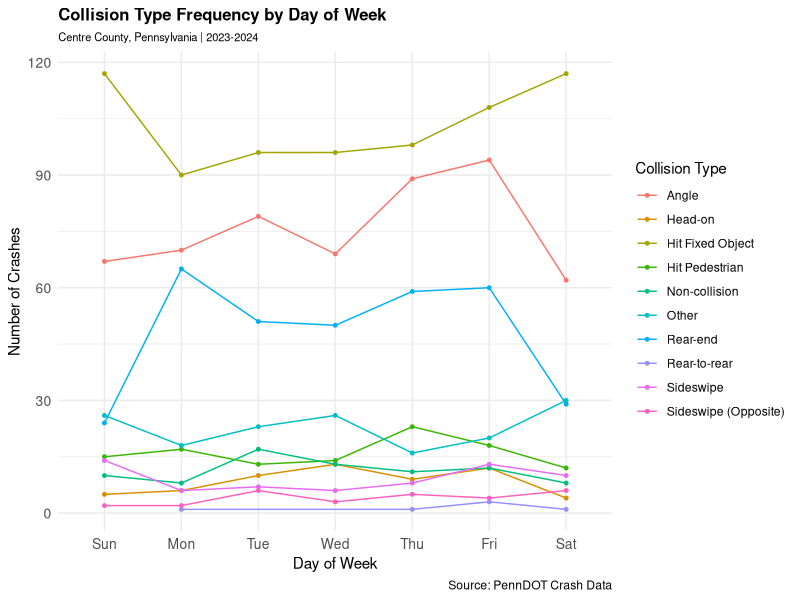

The R source for this figure: (Note: this script raises an error after producing the figure.)
## ---- chunk 1
#| label: Insight chart
#| echo: false
#| message: false
#| warning: false
# Style Guide: Google R Style Guide
# Primary Author: Akil Creswell
# Reviewed by: ''

library(ggplot2)
library(dplyr)
library(readr)

#Define mapping vectors using Data Dictionary
collision_labels <- c(
  "0" = "Non-collision",
  "1" = "Rear-end",
  "2" = "Head-on",
  "3" = "Rear-to-rear",
  "4" = "Angle",
  "5" = "Sideswipe",
  "6" = "Sideswipe (Opposite)",
  "7" = "Hit Fixed Object",
  "8" = "Hit Pedestrian"
)

day_labels <- c(
  "1" = "Sun",
  "2" = "Mon",
  "3" = "Tue",
  "4" = "Wed",
  "5" = "Thu",
  "6" = "Fri",
  "7" = "Sat"
)
# Load datasets
crash_2023 <- read_csv("Data/CRASH_CENTRE_2023.csv")
crash_2024 <- read_csv("Data/CRASH_CENTRE_2024.csv")

# Combine datasets
crashes <- bind_rows(crash_2023, crash_2024)

#Summarize combined dataset
crash_summary <- crashes %>%
  mutate(
    collision_label = recode(
      as.character(COLLISION_TYPE), 
      !!!collision_labels, 
      .default = "Other"
    ),
    day_label = factor(
      recode(as.character(DAY_OF_WEEK), !!!day_labels),
      levels = c("Sun", "Mon", "Tue", "Wed", "Thu", "Fri", "Sat")
    )
  ) %>%
  filter(!is.na(day_label), !is.na(collision_label)) %>%
  group_by(day_label, collision_label) %>%
  summarise(count = n(), .groups = "drop")


# Line chart
ggplot(crash_summary, aes(
  x = day_label,
  y = count,
  color = collision_label,
  group = collision_label
)) +
  geom_line(linewidth = 0.5, na.rm = TRUE) +
  geom_point(size = 1, na.rm = TRUE) +
  labs(
    title = "Collision Type Frequency by Day of Week",
    subtitle = "Centre County, Pennsylvania | 2023-2024",
    x = "Day of Week",
    y = "Number of Crashes",
    color = "Collision Type",
    caption = "Source: PennDOT Crash Data"
  ) +
  theme_minimal() +
  theme(
    legend.position = "right",
    plot.title = element_text(size = 12, face = "bold"),
    plot.subtitle = element_text(size = 8),
    axis.text = element_text(size = 10)
  )
## ---- chunk 2
# Centre County Crash Data Wrangling ----
## Import and clean 2024 Centre County crash data
## for crash severity and collision type analysis

rm(list = ls())

# Step 1: Load Packages ----
## Needed Packages: tidyverse
library(tidyverse)

# Step 2: Load Data ----
## Needed data: 2024 Centre County crash data

#setwd("C:/Users/jooan/OneDrive - The Pennsylvania State University/SPRING 26/STAT 184/project")
crashRaw2023 <- read_csv("CRASH_CENTRE_2023.csv")
crashRaw2024 <- read_csv("CRASH_CENTRE_2024.csv")

# Combine datasets
crashRaw <- bind_rows(
  crashRaw2023,
  crashRaw2024
)
#view(crashRaw)

# Step 3: Make code tables ----
## These tables translate coded values into readable labels

month <- data.frame(
  CRASH_MONTH = 1:12,
  Month = c(
    "January", "February", "March", "April",
    "May", "June", "July", "August",
    "September", "October", "November", "December"
  )
)

day <- data.frame(
  DAY_OF_WEEK = 1:7,
  Day = c(
    "Sunday", "Monday", "Tuesday", "Wednesday",
    "Thursday", "Friday", "Saturday"
  )
)

collision <- data.frame(
  COLLISION_TYPE = c(0, 1, 2, 3, 4, 5, 6, 7, 8, 98),
  Collision_Type = c(
    "Non-collision",
    "Rear-end",
    "Head-on",
    "Backing",
    "Angle",
    "Sideswipe same direction",
    "Sideswipe opposite direction",
    "Hit fixed object",
    "Hit non-motorist",
    "Other"
  )
)

severity <- data.frame(
  MAX_SEVERITY_LEVEL = c(0, 1, 2, 3, 4, 8, 9),
  Severity_Level = c(
    "Property damage only",
    "Fatal",
    "Suspected serious injury",
    "Suspected minor injury",
    "Possible injury",
    "Injury unknown severity",
    "Unknown if injured"
  )
)

weather <- data.frame(
  WEATHER1 = c(2, 3, 4, 5, 6, 7, 8, 9, 10, 98, 99),
  Weather = c(
    "Blowing snow",
    "Clear",
    "Cloudy",
    "Fog, smog, or smoke",
    "Freezing rain or sleet",
    "Rain",
    "Severe crosswinds",
    "Sleet or hail",
    "Snow",
    "Other",
    "Unknown"
  )
)

road <- data.frame(
  ROAD_CONDITION = c(1, 2, 3, 6, 7, 8, 9, 98, 99),
  Road_Condition = c(
    "Dry",
    "Ice or frost",
    "Mud, dirt, or gravel",
    "Slush",
    "Snow",
    "Water",
    "Wet",
    "Other",
    "Unknown"
  )
)

area <- data.frame(
  URBAN_RURAL = c(1, 2, 3),
  Area_Type = c(
    "Rural",
    "Urbanized",
    "Urban"
  )
)

# Step 4: Select variables ----
crashProgress <- crashRaw |>
  select(
    CRN,
    CRASH_YEAR,
    CRASH_MONTH,
    DAY_OF_WEEK,
    COLLISION_TYPE,
    MAX_SEVERITY_LEVEL,
    INJURY_COUNT,
    FATAL_COUNT,
    WEATHER1,
    ROAD_CONDITION,
    URBAN_RURAL,
    VEHICLE_COUNT,
    TOTAL_UNITS
  )

# Step 5: Convert variables ----
crashProgress2 <- crashProgress |>
  mutate(
    CRN = as.character(CRN),
    CRASH_YEAR = as.numeric(CRASH_YEAR),
    CRASH_MONTH = as.numeric(CRASH_MONTH),
    DAY_OF_WEEK = as.numeric(DAY_OF_WEEK),
    COLLISION_TYPE = as.numeric(COLLISION_TYPE),
    MAX_SEVERITY_LEVEL = as.numeric(MAX_SEVERITY_LEVEL),
    INJURY_COUNT = as.numeric(INJURY_COUNT),
    FATAL_COUNT = as.numeric(FATAL_COUNT),
    WEATHER1 = as.numeric(WEATHER1),
    ROAD_CONDITION = as.numeric(ROAD_CONDITION),
    URBAN_RURAL = as.numeric(URBAN_RURAL),
    VEHICLE_COUNT = as.numeric(VEHICLE_COUNT),
    TOTAL_UNITS = as.numeric(TOTAL_UNITS)
  ) |>
  filter(
    (CRASH_YEAR == 2023 | CRASH_YEAR == 2024),
    !is.na(CRN)
  )

# Step 6: Join code tables ----
crashProgress3 <- crashProgress2 |>
  left_join(month, by = "CRASH_MONTH") |>
  left_join(day, by = "DAY_OF_WEEK") |>
  left_join(collision, by = "COLLISION_TYPE") |>
  left_join(severity, by = "MAX_SEVERITY_LEVEL") |>
  left_join(weather, by = "WEATHER1") |>
  left_join(road, by = "ROAD_CONDITION") |>
  left_join(area, by = "URBAN_RURAL")

# Step 7: Severity group ----
crashProgress4 <- crashProgress3 |>
  mutate(
    Severity_Group = if_else(
      condition = MAX_SEVERITY_LEVEL == 1 | MAX_SEVERITY_LEVEL == 2,
      true = "More severe",
      false = "Less severe"
    )
  ) |>
  mutate(
    Severity_Group = if_else(
      condition = MAX_SEVERITY_LEVEL == 8 | MAX_SEVERITY_LEVEL == 9,
      true = "Unknown",
      false = Severity_Group
    )
  )

# Step 8: Final dataset ---
crashClean <- crashProgress4 |>
  mutate(
    Year = CRASH_YEAR
  ) |>
  select(
    CRN,
    Year,
    Month,
    Day,
    Collision_Type,
    Severity_Level,
    Severity_Group,
    INJURY_COUNT,
    FATAL_COUNT,
    Weather,
    Road_Condition,
    Area_Type,
    VEHICLE_COUNT,
    TOTAL_UNITS
  )
